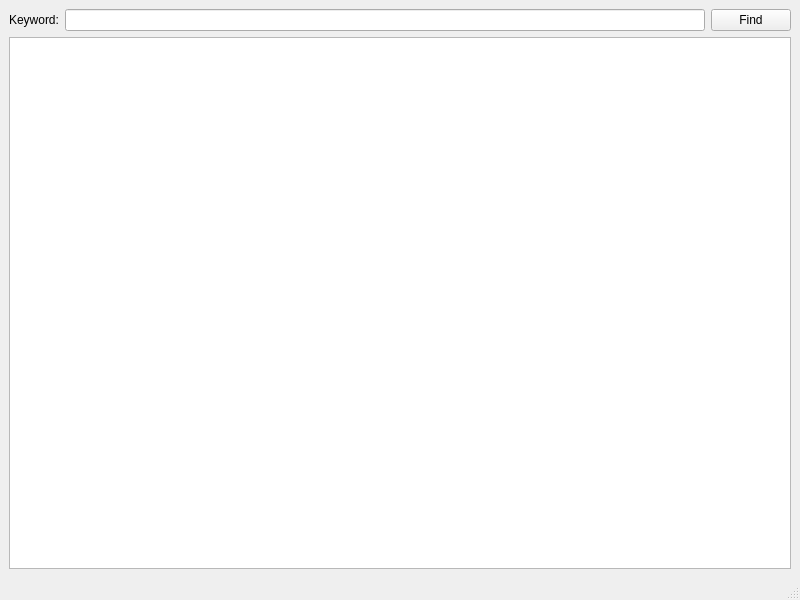
<?xml version="1.0" encoding="UTF-8"?>
<ui version="4.0">
 <class>TextFinder</class>
 <widget class="QMainWindow" name="TextFinder">
  <property name="geometry">
   <rect>
    <x>0</x>
    <y>0</y>
    <width>800</width>
    <height>600</height>
   </rect>
  </property>
  <property name="windowTitle">
   <string>TextFinder</string>
  </property>
  <widget class="QWidget" name="centralwidget">
   <layout class="QVBoxLayout" name="verticalLayout_2">
    <item>
     <layout class="QVBoxLayout" name="verticalLayout">
      <item>
       <layout class="QHBoxLayout" name="horizontalLayout">
        <item>
         <widget class="QLabel" name="label">
          <property name="text">
           <string>Keyword:</string>
          </property>
         </widget>
        </item>
        <item>
         <widget class="QLineEdit" name="lineEdit"/>
        </item>
        <item>
         <widget class="QPushButton" name="findButton">
          <property name="text">
           <string>Find</string>
          </property>
         </widget>
        </item>
       </layout>
      </item>
      <item>
       <widget class="QTextEdit" name="textEdit"/>
      </item>
     </layout>
    </item>
   </layout>
  </widget>
  <widget class="QMenuBar" name="menubar">
   <property name="geometry">
    <rect>
     <x>0</x>
     <y>0</y>
     <width>800</width>
     <height>23</height>
    </rect>
   </property>
  </widget>
  <widget class="QStatusBar" name="statusbar"/>
 </widget>
 <resources/>
 <connections/>
</ui>
